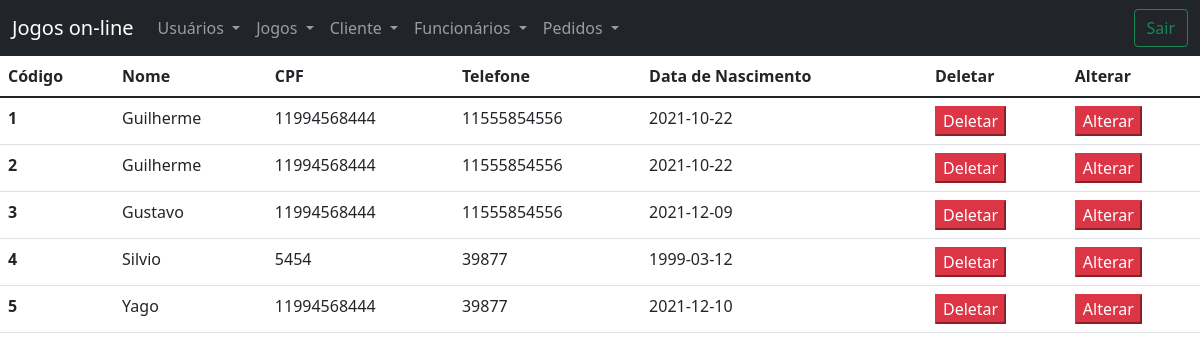
Page /views/listaTudoClientes.php (signed in) on the committed database.
### tables this page shows
CREATE TABLE `tbclientes` (
  `codCli` int(4) NOT NULL,
  `codUsuFK` int(4) NOT NULL,
  `nomeCli` varchar(50) NOT NULL,
  `cpfCli` char(14) NOT NULL,
  `foneCli` char(12) NOT NULL,
  `datanasCli` date NOT NULL
);

### models/bancoCliente.php (called while the page is built, shortened)
<?php
function listaTudoClientes($conexao){
    $query = "Select * From tbclientes";
    $resultados = mysqli_query($conexao,$query);
    return $resultados;
}

### views/listaTudoClientes.php (the view, shortened to what this page needs)
<?php
include_once("header.php");
include_once("../models/conexao.php");
include_once("../models/bancoCliente.php");
?>
<table class="table">
  <thead>
    <tr>
      <th scope="col">Código</th>
      <th scope="col">Nome</th>
      <th scope="col">CPF</th>
      <th scope="col">Telefone</th>
      <th scope="col">Data de Nascimento</th>
      <th scope="col">Deletar</th>
      <th scope="col">Alterar</th>
    </tr>
  </thead>
  <tbody>
<?php
$clientes = listaTudoClientes($conexao);
foreach($clientes as $cliente):
?>
  <tr>
      <th scope="row"><?=$cliente['codCli']?></th>
      <td><?=$cliente['nomeCli']?></td>
      <td><?=$cliente['cpfCli']?></td>
      <td><?=$cliente['foneCli']?></td>
      <td><?=$cliente['datanasCli']?></td>
      <td>
        <form action="../controllers/deletarCliente.php" method="Post">
          <button type="submit" class="btn-small btn-danger"> Deletar </button>
        </form>
      </td>
      <td>
        <form action="formAlterarClientes.php" method="Post">
          <button type="submit" class="btn-small btn-danger"> Alterar</button>
        </form>
      </td>
    </tr>
<?php
endforeach;
?>
  </tbody>
</table>
<?php
include_once("footer.php");
?>

### rows in the picture
tbclientes: codCli "1", nomeCli "Guilherme", cpfCli "11994568444", foneCli "11555854556", datanasCli "2021-10-22"
tbclientes: codCli "2", nomeCli "Guilherme", cpfCli "11994568444", foneCli "11555854556", datanasCli "2021-10-22"
tbclientes: codCli "3", nomeCli "Gustavo", cpfCli "11994568444", foneCli "11555854556", datanasCli "2021-12-09"
tbclientes: codCli "4", nomeCli "Silvio", cpfCli "5454", foneCli "39877", datanasCli "1999-03-12"
tbclientes: codCli "5", nomeCli "Yago", cpfCli "11994568444", foneCli "39877", datanasCli "2021-12-10"
